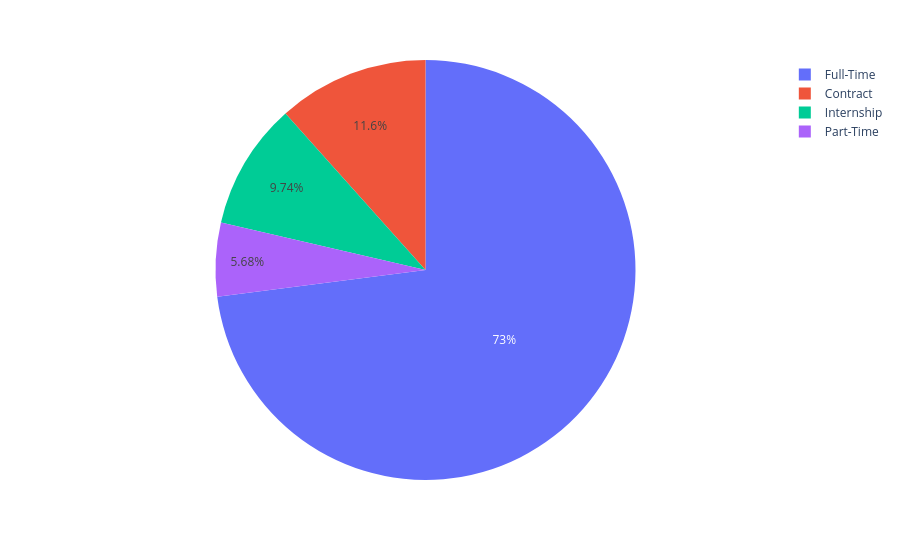

The notebook cell this image was saved under:
### Code cell
px.pie(df, names='Job_Type')

### Figure 1 — Plotly figure (JSON) as saved in the notebook; plotly's stock layout.template omitted (floating-point values rounded to 4 significant figures; data arrays with more than 128 entries replaced by an {"elided": "..."} marker saying what was removed)
{"data": [{"domain": {"x": [0.0, 1.0], "y": [0.0, 1.0]}, "hovertemplate": "Job_Type=%{label}<extra></extra>", "labels": {"elided": "5000 str values"}, "legendgroup": "", "name": "", "showlegend": true, "type": "pie"}], "layout": {"legend": {"tracegroupgap": 0}, "margin": {"t": 60}}}
